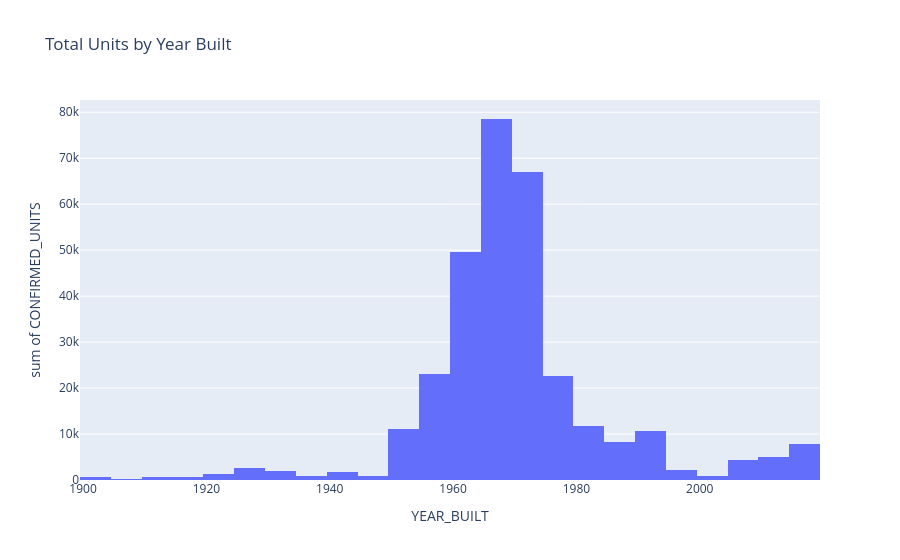

The cell this chart's notebook holds for it:
### Code cell
# plot total number of units by year built
fig = px.histogram(df, x="YEAR_BUILT", y="CONFIRMED_UNITS", nbins=25, title="Total Units by Year Built", histfunc="sum")
fig.show()

### Figure 1 — Plotly figure (JSON) as saved in the notebook; plotly's stock layout.template omitted (floating-point values rounded to 4 significant figures; data arrays with more than 128 entries replaced by an {"elided": "..."} marker saying what was removed)
{"data": [{"bingroup": "x", "histfunc": "sum", "hovertemplate": "YEAR_BUILT=%{x}<br>sum of CONFIRMED_UNITS=%{y}<extra></extra>", "legendgroup": "", "marker": {"color": "#636efa", "pattern": {"shape": ""}}, "name": "", "nbinsx": 25, "orientation": "v", "showlegend": false, "type": "histogram", "x": {"elided": "3464 float values"}, "xaxis": "x", "y": {"elided": "3464 float values"}, "yaxis": "y"}], "layout": {"barmode": "relative", "legend": {"tracegroupgap": 0}, "title": {"text": "Total Units by Year Built"}, "xaxis": {"anchor": "y", "domain": [0, 1], "title": {"text": "YEAR_BUILT"}}, "yaxis": {"anchor": "x", "domain": [0, 1], "title": {"text": "sum of CONFIRMED_UNITS"}}}}
